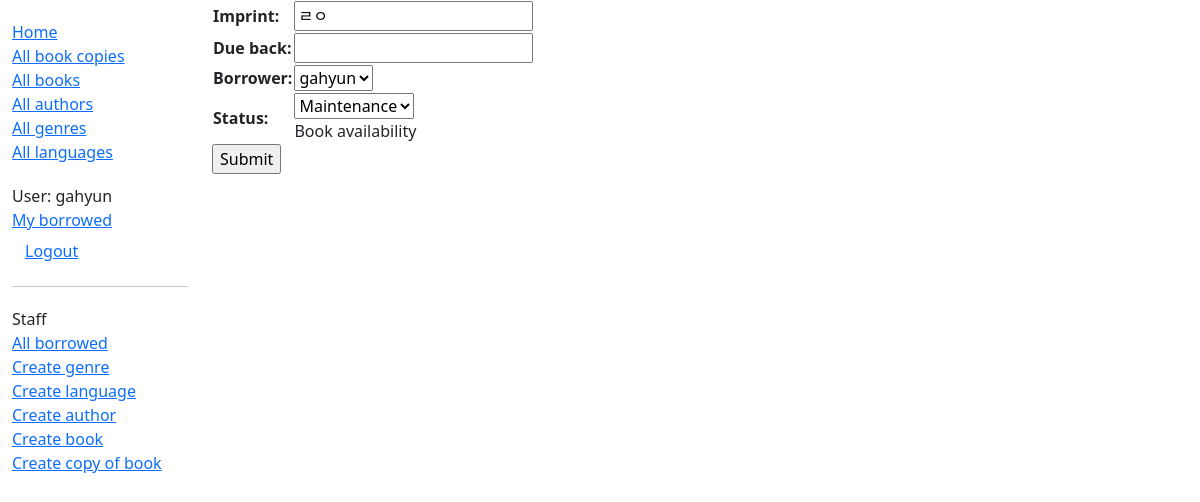
Before: /catalog/bookinstance/84424549-4c1f-4c23-89b2-0efbe28d2f3c/update/ (signed in) with the older database file.
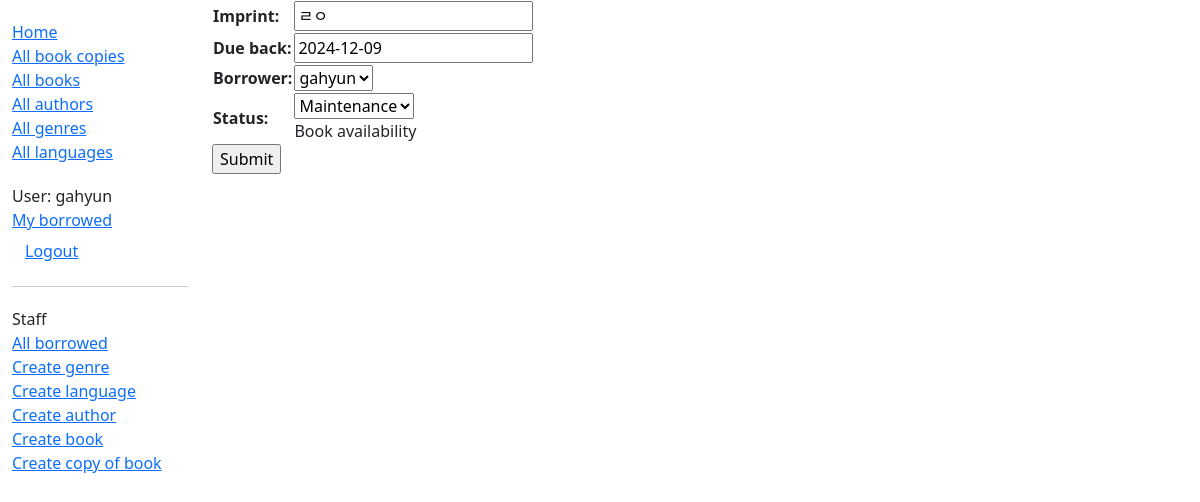
After: the same page with the newer database file.
### catalog/models.py (models this page shows, shortened)
class BookInstance(models.Model):
    id = models.UUIDField(primary_key=True, default=uuid.uuid4,
                          help_text="Unique ID for this particular book across whole library")
    book = models.ForeignKey('Book', on_delete=models.RESTRICT, null=True)
    imprint = models.CharField(max_length=200)
    due_back = models.DateField(null=True, blank=True)
    borrower = models.ForeignKey(User, on_delete=models.SET_NULL, null=True, blank=True)
    LOAN_STATUS = (
        ('d', 'Maintenance'),
        ('o', 'On loan'),
        ('a', 'Available'),
        ('r', 'Reserved'),
    )
    status = models.CharField(
        max_length=1,
        choices=LOAN_STATUS,
        blank=True,
        default='d',
        help_text='Book availability')
    class Meta:
        ordering = ['due_back']
        permissions = (("can_mark_returned", "Set book as returned"),)

### catalog/views.py (the view)
class BookInstanceUpdate(PermissionRequiredMixin, UpdateView):
    model = BookInstance
    fields = ['imprint', 'due_back', 'borrower', 'status']
    permission_required = 'catalog.change_bookinstance'

### catalog/templates/catalog/bookinstance_form.html (shortened to what this page needs)
{% extends "base_generic.html" %}
{% block content %}
<form action="" method="post">
    <table>
    {{ form.as_table }}
    </table>
    <input type="submit" value="Submit">
</form>
{% endblock %}

Changed rows visible on the page:
changed BookInstance "ㄹㅇ": due_back (not shown) → "2024-12-09"
